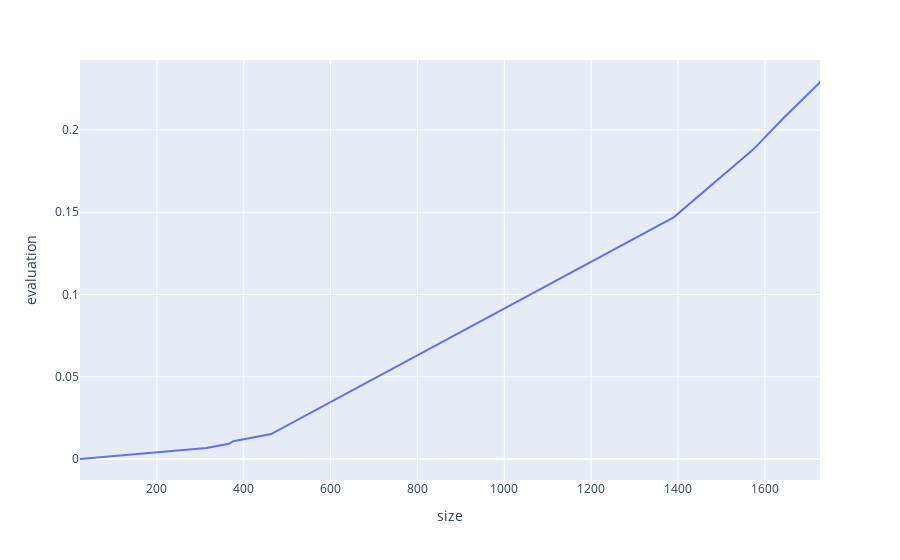

Write notebook code for a chart like this one.
### Code cell
build_chart(sorted(evaluate_results(10, bubbled), key=lambda x: x[1]))

### Figure 1 — Plotly figure (JSON) as saved in the notebook; plotly's stock layout.template omitted (floating-point values rounded to 4 significant figures)
{"data": [{"hovertemplate": "size=%{x}<br>evaluation=%{y}<extra></extra>", "legendgroup": "", "line": {"color": "#636efa", "dash": "solid"}, "mode": "lines", "name": "", "orientation": "v", "showlegend": false, "type": "scatter", "x": [23, 314, 366, 376, 463, 1390, 1573, 1643, 1726, 1727], "xaxis": "x", "y": [4.196e-05, 0.006729, 0.009317, 0.01088, 0.01522, 0.1469, 0.1881, 0.2073, 0.2287, 0.2298], "yaxis": "y"}], "layout": {"legend": {"tracegroupgap": 0}, "margin": {"t": 60}, "xaxis": {"anchor": "y", "domain": [0, 1], "title": {"text": "size"}}, "yaxis": {"anchor": "x", "domain": [0, 1], "title": {"text": "evaluation"}}}}
